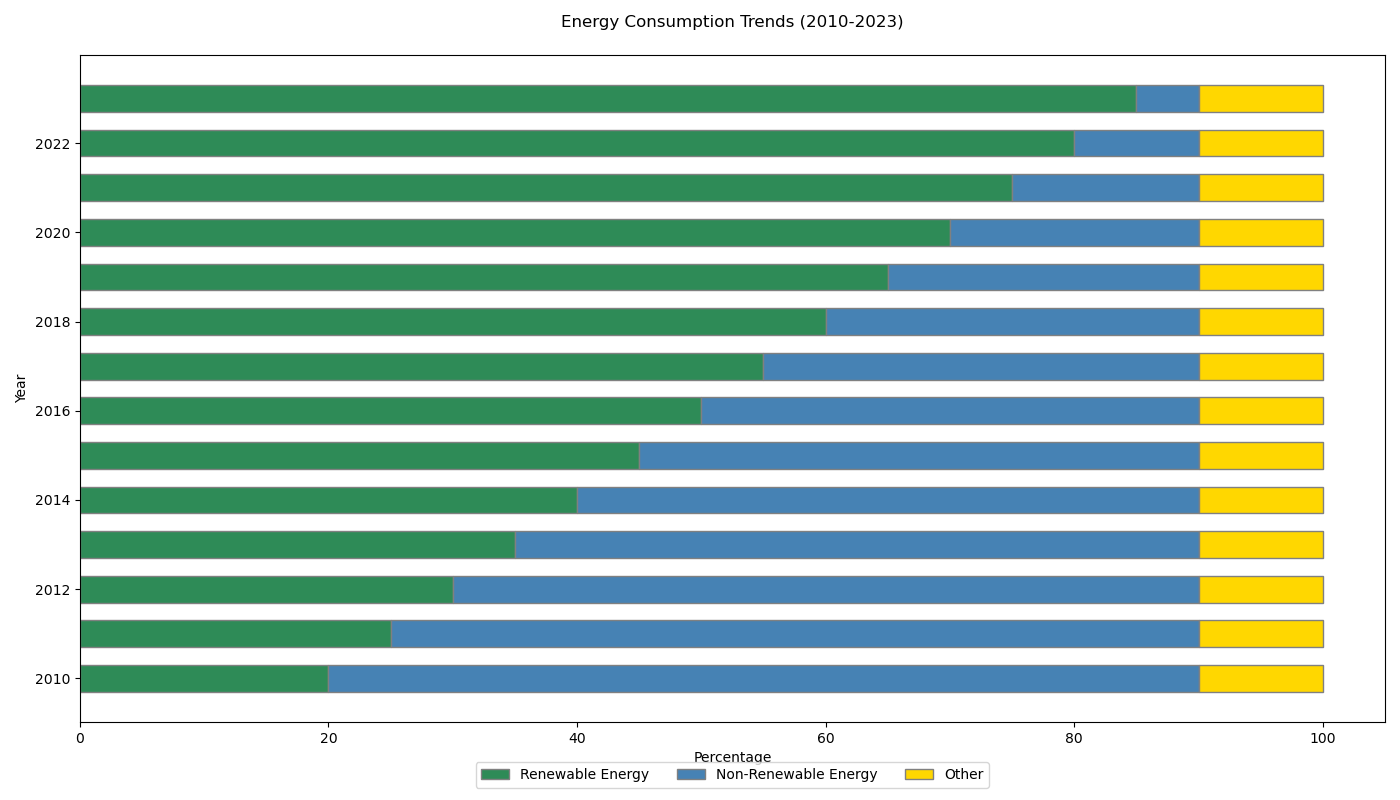

Here is the Python script that generated this plot:

import matplotlib.pyplot as plt
import numpy as np

# Data
years = np.arange(2010, 2024)
renewable = np.array([20, 25, 30, 35, 40, 45, 50, 55, 60, 65, 70, 75, 80, 85])
non_renewable = np.array([70, 65, 60, 55, 50, 45, 40, 35, 30, 25, 20, 15, 10, 5])
other = np.array([10, 10, 10, 10, 10, 10, 10, 10, 10, 10, 10, 10, 10, 10])

# Plotting
fig, ax = plt.subplots(figsize=(14, 8))
bar_width = 0.6

# Stacked bar chart
ax.barh(years, renewable, color='#2E8B57', edgecolor='grey', height=bar_width, label='Renewable Energy')
ax.barh(years, non_renewable, left=renewable, color='#4682B4', edgecolor='grey', height=bar_width, label='Non-Renewable Energy')
ax.barh(years, other, left=renewable + non_renewable, color='#FFD700', edgecolor='grey', height=bar_width, label='Other')

# Labels and title
ax.set_xlabel('Percentage')
ax.set_ylabel('Year')
ax.set_title('Energy Consumption Trends (2010-2023)', pad=20)
ax.legend(loc='upper center', bbox_to_anchor=(0.5, -0.05), ncol=3)

# Display the chart
plt.tight_layout()
plt.show()
